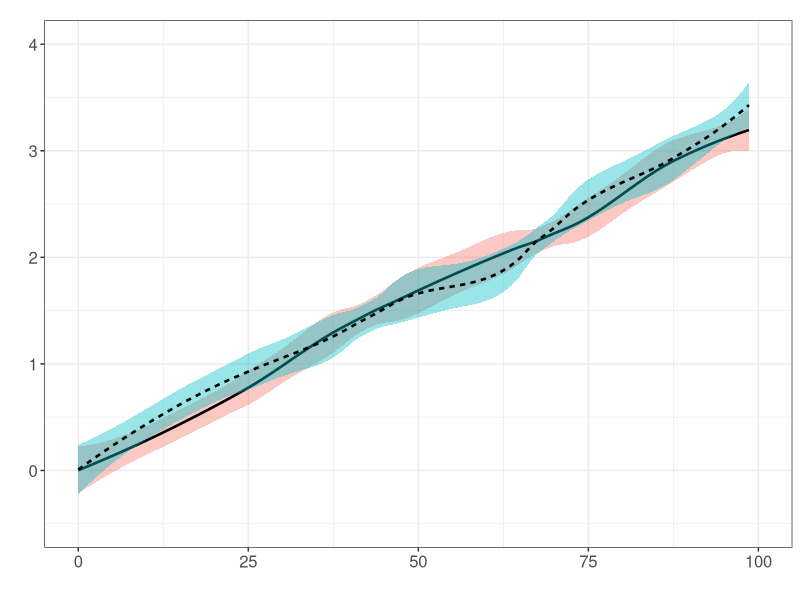

Generate this figure with R: (Note: this script raises an error after producing the figure.)
#=====================================================================================================
# Supp. Figure 1:  Population level response of SKMEL5 in DMSO vs 8uM PLX4720
#=====================================================================================================
#         Population level response of SKMEL5 to PLX4720
#         Drug-naive vs Post-idle cells treated with either DMSO or 8uM PLX4720
#=====================================================================================================

library(gplots)
require(ggplot2)
require(gdata)
setwd("~/Paudel_et_al_2016/SourceData") # Set the working directory;
# Set the output for plots
output <- paste0(substr(getwd(), 1, (nchar(getwd())-nchar("SourceData"))), "Figures")
fig = "Supp.Fig1" # Which figure is this in paper?
output = paste0(output, "/", fig)

#=====================================================================================================
# Read the experimental data
#=====================================================================================================

data <- read.csv("SKMEL5_Parental_drug_removal.csv", header=T, sep=",")

#=====================================================================================================
# SKMEL5 drug-naive vs post-idle treated with DMSO
#=====================================================================================================

cnc <- 0
s1 <- subset(data, data$conc==cnc)
s1$conc <- as.character(s1$conc)

ggplot(data = s1, aes(x=s1$Time, y=s1$nl2)) +
  theme_bw()+ geom_smooth(aes(linetype=cond, fill=cond), span=.5, data=s1, method = "loess", 
  size=0.9, alpha=0.4, se=TRUE, col="black")+ 
  scale_colour_manual(values=c("blue"), name="a") + ylim(-.5, 4.)+ xlim(0,100)+
  theme(legend.position="none") + theme(axis.text=element_text(size=12)) +
  theme(text = element_text(size=12)) + ggtitle(paste0()) + labs(x="", y="") + 
  ggsave(paste0(unique(data$CellLine), " + ", "drug_removal_", unique(s1$conc),"μΜ.pdf"), 
         path=output, width=3, height=3)

#=====================================================================================================
# SKMEL5 drug-naive vs post-idle treated with 8uM PLX4720
#=====================================================================================================

cnc <- 8
s1 <- subset(data, data$conc==cnc)
s1$conc <- as.character(s1$conc)

ggplot(data = s1, aes(x=s1$Time, y=s1$nl2)) +
  theme_bw()+ geom_smooth(aes(linetype=cond, fill=cond), span=.5, data=s1, method = "loess", 
  size=0.9, alpha=0.4, se=TRUE, col="black")+ 
  scale_colour_manual(values=c("black","blue"), name="") + ylim(-0.5, 1.)+ xlim(0,100)+
  theme(legend.position=c(0.4, 0.8), legend.position="horizontal")+ theme(axis.text=element_text(size=12)) +
  theme(text = element_text(size=12)) + ggtitle(paste0()) + labs(x="", y="") + 
  ggsave(paste0(unique(data$CellLine), " + ", "drug_removal_", unique(s1$conc),"μΜ.pdf"), 
         path=output, width=3, height=3)

#=====================================================================================================
